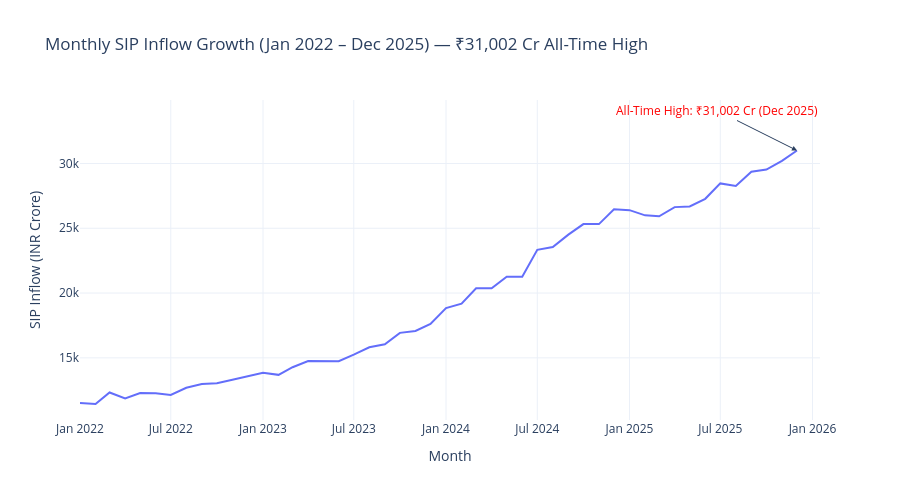

This figure's notebook cell:
### Markdown cell above
## Section 3: Monthly SIP Inflow Time-Series (2022–2025)
Monthly SIP inflow trend with Plotly annotation marking the record ₹31,002 Crore inflow in December 2025.

### Code cell
# Chart 4 & 5: Monthly SIP Inflow Trend with ₹31,002 Cr All-Time High Annotation
fig_sip = px.line(
    df_sip, 
    x='month', 
    y='sip_inflow_crore',
    title='Monthly SIP Inflow Growth (Jan 2022 – Dec 2025) — ₹31,002 Cr All-Time High',
    labels={'sip_inflow_crore': 'SIP Inflow (INR Crore)', 'month': 'Month'}
)

fig_sip.add_annotation(
    x="2025-12", 
    y=31002,
    text="All-Time High: ₹31,002 Cr (Dec 2025)",
    showarrow=True, 
    arrowhead=2, 
    ax=-80, 
    ay=-40,
    font=dict(size=12, color="red")
)

fig_sip.update_layout(template='plotly_white', height=500)
fig_sip.show()

# Static Seaborn version for PNG export
plt.figure(figsize=(12, 5))
sns.lineplot(data=df_sip, x='month', y='sip_inflow_crore', marker='o', color='navy', linewidth=2.5)
plt.xticks(rotation=60, fontsize=9)
plt.title("Monthly Industry SIP Inflow (Jan 2022 – Dec 2025)", fontsize=14, fontweight='bold')
plt.xlabel("Month")
plt.ylabel("SIP Inflow (INR Crore)")
plt.annotate(
    'All-Time Peak: ₹31,002 Cr', 
    xy=(len(df_sip)-1, 31002), 
    xytext=(len(df_sip)-6, 28000),
    arrowprops=dict(facecolor='darkgreen', shrink=0.05, width=2),
    fontsize=10, fontweight='bold', color='darkgreen'
)
plt.tight_layout()
plt.savefig(charts_dir / 'chart_03_sip_inflows.png', dpi=300)
plt.show()

### Figure 1 — Plotly figure (JSON) as saved in the notebook; plotly's stock layout.template omitted (floating-point values rounded to 4 significant figures)
{"data": [{"hovertemplate": "Month=%{x}<br>SIP Inflow (INR Crore)=%{y}<extra></extra>", "legendgroup": "", "line": {"color": "#636efa", "dash": "solid"}, "marker": {"symbol": "circle"}, "mode": "lines", "name": "", "orientation": "v", "showlegend": false, "type": "scatter", "x": ["2022-01", "2022-02", "2022-03", "2022-04", "2022-05", "2022-06", "2022-07", "2022-08", "2022-09", "2022-10", "2022-11", "2022-12", "2023-01", "2023-02", "2023-03", "2023-04", "2023-05", "2023-06", "2023-07", "2023-08", "2023-09", "2023-10", "2023-11", "2023-12", "2024-01", "2024-02", "2024-03", "2024-04", "2024-05", "2024-06", "2024-07", "2024-08", "2024-09", "2024-10", "2024-11", "2024-12", "2025-01", "2025-02", "2025-03", "2025-04", "2025-05", "2025-06", "2025-07", "2025-08", "2025-09", "2025-10", "2025-11", "2025-12"], "xaxis": "x", "y": [11520.0, 11440.0, 12330.0, 11860.0, 12290.0, 12280.0, 12140.0, 12690.0, 12980.0, 13040.0, 13310.0, 13570.0, 13860.0, 13690.0, 14280.0, 14750.0, 14750.0, 14730.0, 15240.0, 15810.0, 16040.0, 16930.0, 17070.0, 17610.0, 18840.0, 19190.0, 20370.0, 20370.0, 21260.0, 21260.0, 23330.0, 23550.0, 24510.0, 25320.0, 25320.0, 26460.0, 26400.0, 26000.0, 25930.0, 26630.0, 26690.0, 27270.0, 28460.0, 28260.0, 29360.0, 29530.0, 30200.0, 31000.0], "yaxis": "y"}], "layout": {"annotations": [{"arrowhead": 2, "ax": -80, "ay": -40, "font": {"color": "red", "size": 12}, "showarrow": true, "text": "All-Time High: ₹31,002 Cr (Dec 2025)", "x": "2025-12", "y": 31002}], "height": 500, "legend": {"tracegroupgap": 0}, "title": {"text": "Monthly SIP Inflow Growth (Jan 2022 – Dec 2025) — ₹31,002 Cr All-Time High"}, "xaxis": {"anchor": "y", "domain": [0, 1], "title": {"text": "Month"}}, "yaxis": {"anchor": "x", "domain": [0, 1], "title": {"text": "SIP Inflow (INR Crore)"}}}}
